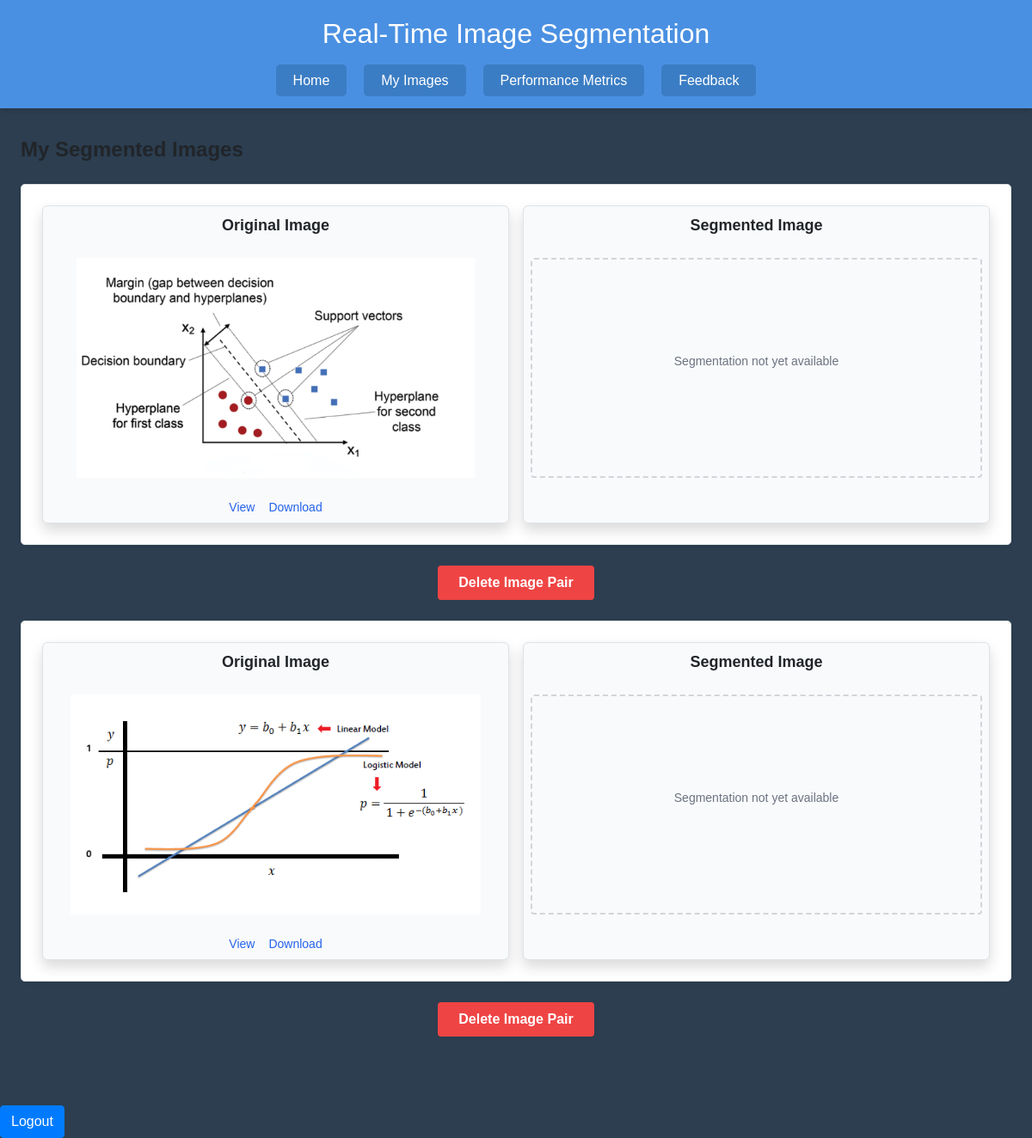
The app's page /my-images/ (signed in), older data.
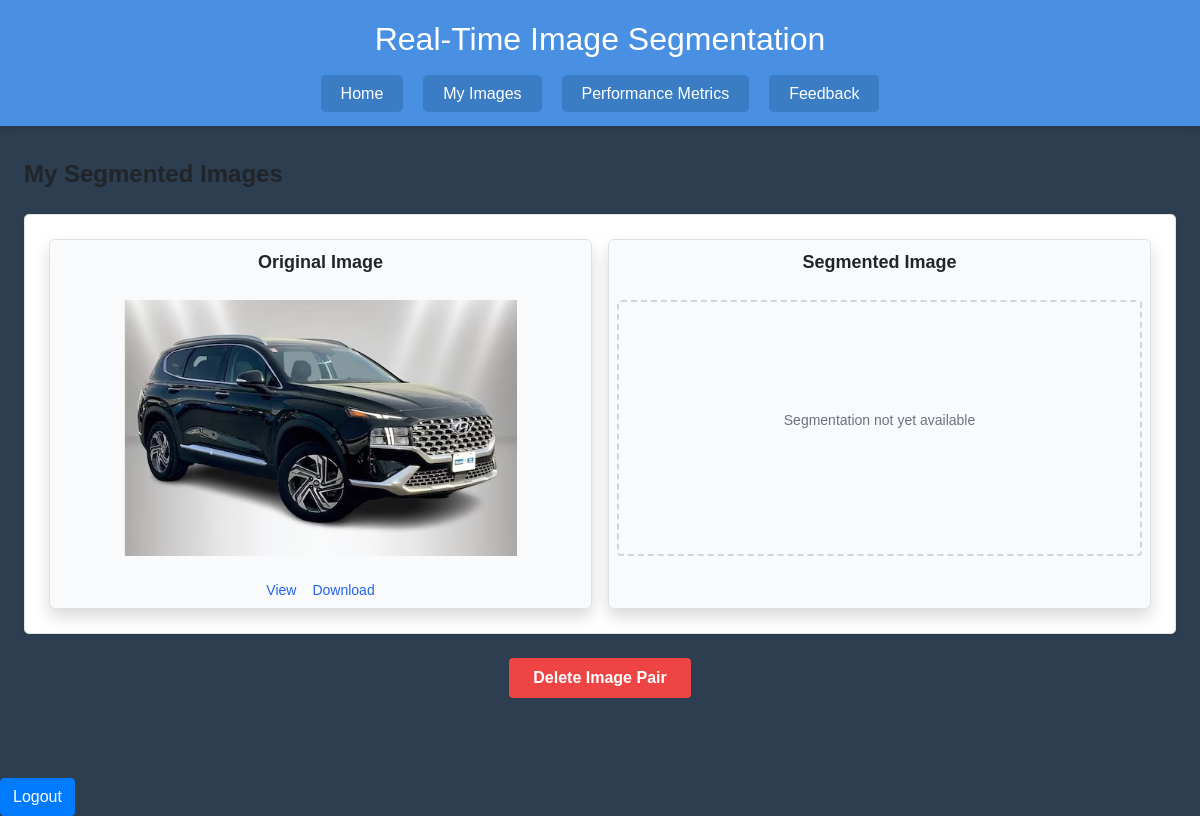
The same page, newer data.
### segmentation/models.py (models this page shows, shortened)
class ImagePair(models.Model):
    user = models.ForeignKey(User, on_delete=models.CASCADE)
    original_image = models.ImageField(upload_to='original_images/')
    segmented_image = models.ImageField(upload_to='segmented_images/', null=True, blank=True)
    accuracy = models.FloatField(default=0.0)  # Set a default value here
    processing_time = models.FloatField(null=True, blank=True)
    created_at = models.DateTimeField(auto_now_add=True)

### segmentation/views.py (the view)
# urls.py: path('my-images/', views.my_images, name='my_images'),
@login_required(login_url='login')
def my_images(request):
    image_pairs = ImagePair.objects.filter(
        user=request.user,
        original_image__isnull=False
    ).order_by('-created_at')
    return render(request, 'segmentation/my_images.html', {
        'image_pairs': image_pairs
    })

### segmentation/templates/segmentation/my_images.html (shortened to what this page needs)
{% extends 'segmentation/base.html' %}
{% load static %}
{% block content %}
<div class="container mx-auto px-4 py-6">
    <h1 class="text-2xl font-bold mb-6">My Segmented Images</h1>
    {% if image_pairs %}
        <div class="space-y-6">
            {% for image_pair in image_pairs %}
                <div class="grid grid-cols-2 gap-6 border rounded-lg p-4 bg-white shadow-sm">
                    <div class="flex flex-col items-center border rounded-md p-2 bg-gray-50 shadow">
                        <h2 class="text-lg font-semibold mb-4">Original Image</h2>
                        <div class="w-full h-64 relative">
                            <img src="{{ image_pair.original_image.url }}"
                                 alt="Original {{ forloop.counter }}"
                                 class="absolute w-full h-full object-contain">
                        </div>
                        <div class="flex justify-center mt-4 space-x-4">
                            <a href="{% url 'view_image' image_pair.id 'original' %}"
                               class="text-blue-600 hover:underline text-sm">View</a>
                            <a href="{% url 'download_image' image_pair.id 'original' %}"
                               class="text-blue-600 hover:underline text-sm">Download</a>
                        </div>
                    </div>
                    <div class="flex flex-col items-center border rounded-md p-2 bg-gray-50 shadow">
                        <h2 class="text-lg font-semibold mb-4">Segmented Image</h2>
                        {% if image_pair.segmented_image %}
                            <div class="w-full h-64 relative">
                                <img src="{{ image_pair.segmented_image.url }}"
                                     alt="Segmented {{ forloop.counter }}"
                                     class="absolute w-full h-full object-contain">
                            </div>
                            <div class="text-sm text-gray-600 mt-4">
                                <p>Accuracy: <span class="font-medium">{{ image_pair.accuracy|default:"N/A" }}%</span></p>
                                <p>Processing Time: <span class="font-medium">{{ image_pair.processing_time|default:"N/A" }} seconds</span></p>
                            </div>
                            <div class="flex justify-center mt-4 space-x-4">
                                <a href="{% url 'view_image' image_pair.id 'segmented' %}"
                                   class="text-blue-600 hover:underline text-sm">View</a>
                                <a href="{% url 'download_image' image_pair.id 'segmented' %}"
                                   class="text-blue-600 hover:underline text-sm">Download</a>
                            </div>
                        {% else %}
                            <div class="w-full h-64 flex items-center justify-center border-2 border-dashed border-gray-300 rounded">
                                <p class="text-sm text-gray-500 text-center">
                                    Segmentation not yet available
                                </p>
                            </div>
                        {% endif %}
                    </div>
                </div>
                <div class="flex justify-center mt-4">
                    <form action="{% url 'delete_image_pair' image_pair.id %}" method="post">
                        <button type="submit" class="bg-red-500 hover:bg-red-700 text-white font-bold py-2 px-4 rounded">Delete Image Pair</button>
                    </form>
                </div>
            {% endfor %}
        </div>
    {% else %}
        <div class="text-center py-10 bg-gray-50 rounded-lg">
            <p class="text-gray-600">No images found. Please upload some images to get started.</p>
        </div>
    {% endif %}
</div>
{% endblock %}

### segmentation/templates/segmentation/base.html (shortened to what this page needs)
{% load static %}
<!DOCTYPE html>
<html lang="en">
  <head>
    <link href="https://cdn.jsdelivr.net/npm/tailwindcss@2.2.19/dist/tailwind.min.css" rel="stylesheet">
    <link href="https://stackpath.bootstrapcdn.com/bootstrap/4.5.2/css/bootstrap.min.css" rel="stylesheet" />
    <link rel="stylesheet" href="{% static 'segmentation/css/base_styles.css' %}" />
</head>
  <body>
    <header>
      <h1>Real-Time Image Segmentation</h1>
      <br>
      <nav>
        <ul>
          <li><a href="{% url 'mysite' %}">Home</a></li>
          <li><a href="{% url 'my_images' %}">My Images</a></li>
          <li>
            <a href="{% url 'performance_metrics' %}">Performance Metrics</a>
          </li>
          <li><a href="{% url 'feedback' %}">Feedback</a></li>
        </ul>
      </nav>
    </header>
    <main>{% block content %} {% endblock %}</main>
    <br /><br />
    <a href="{% url 'logout' %}" class="btn btn-primary">Logout</a>
  </body>
</html>

### segmentation/static/segmentation/css/base_styles.css (style rules this page uses)
body { font-family: 'Arial', sans-serif; margin: 0; padding: 0; background-color: #2c3e50; }
body { font-family: Arial, sans-serif; margin: 0; padding: 0; background-color: #2c3e50; }
.container { max-width: 800px; margin: 0 auto; padding: 2rem; }
header { background-color: #4a90e2; color: #ffffff; padding: 20px 0; box-shadow: 0 4px 6px rgba(0, 0, 0, 0.1); }
header h1 { font-size: 2rem; margin: 0; text-align: center; }
nav ul { list-style: none; padding: 0; margin: 0; display: flex; justify-content: center; gap: 20px; }
nav ul li { display: inline; }
nav ul li a { text-decoration: none; font-size: 1rem; color: #ffffff; padding: 10px 20px; background-color: #3b7dc4; border-radius: 5px; transition: background-color 0.3s ease, box-shadow 0.3s ease; }

### segmentation/templates/segmentation/my_images.html (style rules this page uses)
.container { max-width: 1200px; }
.grid { display: grid; gap: 16px; }
.grid-cols-2 { grid-template-columns: repeat(2, 1fr); }
.h-64 { height: 16rem; }
.relative { position: relative; }
.absolute { position: absolute; top: 0; left: 0; }
.object-contain { object-fit: contain; }

Row changes from the older to the newer data that the page shows:
removed ImagePair: original_image (picture), segmented_image "Segmentation not yet available"
removed ImagePair: original_image (picture), segmented_image "Segmentation not yet available"
added ImagePair: original_image (picture), segmented_image "Segmentation not yet available"
